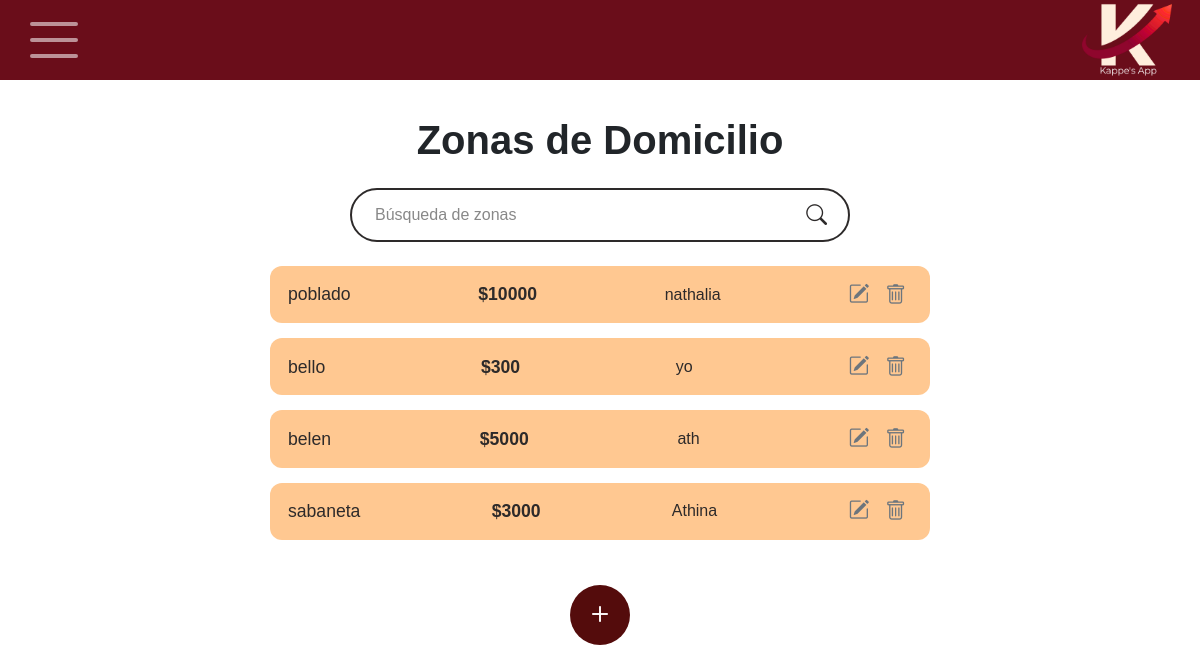
/zonas_domicilio/, run on an earlier commit of the app's database.
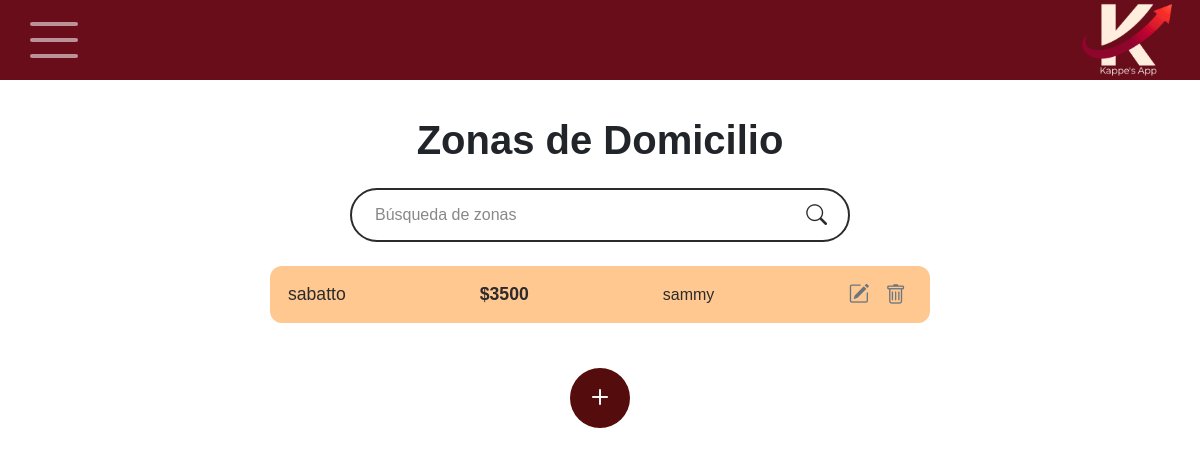
And on a later commit of the database.
### principal/models/zonaDomicilio.py (models this page shows, shortened)
class Domicilio(models.Model):
    lugar = models.CharField(max_length=100)
    descripcion = models.TextField(blank=True, null=True)
    precio = models.DecimalField(max_digits=10, decimal_places=2)
    nombre_cliente = models.CharField(max_length=100, blank=True, null=True)

### principal/views/views_zonas_domicilio.py (the view)
# urls.py: path('zonas_domicilio/', views_zonas_domicilio.zonas_domicilio, name='zonas_domicilio'),
def zonas_domicilio(request):
    query = request.GET.get('q', '')
    domicilios = Domicilio.objects.all()
    if query:
        domicilios = domicilios.filter(
            Q(lugar__icontains=query) | Q(nombre_cliente__icontains=query)
        )
    return render(request, "zonas_domicilio.html", {"domicilios": domicilios})

### templates/zonas_domicilio.html (shortened to what this page needs)
{% extends "base.html" %}
{% load static %}
{% block extra_css %}
<link rel="stylesheet" href="{% static 'css/zonas_domicilio.css' %}">
{% endblock %}
{% block content %}
<div class="inventario-container">
    <h1 class="fw-bold mb-4 text-center">Zonas de Domicilio</h1>
    <form method="get" action="{% url 'zonas_domicilio' %}" class="search-bar mb-4">
        <input type="text" name="q" class="form-control" placeholder="Búsqueda de zonas" value="{{ request.GET.q|default:'' }}">
        <button type="submit" class="btn-search">
            <i class="bi bi-search"></i>
        </button>
    </form>
    <div class="productos-list">
        {% for domicilio in domicilios %}
        <div class="producto-item">
            <span class="nombre">{{ domicilio.lugar }}</span>
            <span class="precio">${{ domicilio.precio|floatformat:0 }}</span>
            <span class="cliente">{{ domicilio.nombre_cliente }}</span>
            <div class="acciones">
                <a href="{% url 'editar_domicilio' domicilio.id %}" class="accion editar">
                    <i class="bi bi-pencil-square"></i>
                </a>
                <form action="{% url 'eliminar_domicilio' domicilio.id %}" method="post" style="display:inline;">
                    <button type="submit" class="accion eliminar"
                        onclick="return confirm('¿Seguro que deseas eliminar esta zona de domicilio?');">
                        <i class="bi bi-trash"></i>
                    </button>
                </form>
            </div>
        </div>
        {% empty %}
        <p class="text-center">No hay domicilios registrados.</p>
        {% endfor %}
        <div class="add-btn-container">
            <a href="{% url 'nuevo_domicilio' %}" class="btn-add">
                <i class="bi bi-plus"></i>
            </a>
        </div>
    </div>
</div>
{% endblock %}

### templates/base.html (shortened to what this page needs)
{% load static %}
<!DOCTYPE html>
<html lang="es">
<head>
  <link href="https://cdn.jsdelivr.net/npm/bootstrap@5.3.0/dist/css/bootstrap.min.css" rel="stylesheet">
  <link rel="stylesheet" href="https://cdn.jsdelivr.net/npm/bootstrap-icons@1.11.3/font/bootstrap-icons.css">
  <link rel="stylesheet" href="{% static 'css/base.css' %}">
  {% block extra_css %}{% endblock %}
</head>
<body>
  <nav class="navbar navbar-dark">
    <div class="container-fluid">
      <button class="navbar-toggler fs-1 shadow-none border-0" type="button" data-bs-toggle="offcanvas" data-bs-target="#menuLateral" aria-controls="menuLateral">
        <span class="navbar-toggler-icon"></span>
      </button>
      <a class="navbar-brand ms-auto" href="{% url 'home' %}">
        <img src="{% static 'img/logo_kappesApp_sinfondo.png' %}" alt="">
      </a>
    </div>
  </nav>
  <div class="container-fluid mt-3">
    {% block content %}{% endblock %}
  </div>
</body>
</html>

### static/css/base.css (style rules this page uses)
body { font-family: Arial, sans-serif; }
.navbar { background-color: #6a0d1a; height: 80px; }
.navbar-brand img { width: 90px; height: 90px; margin-top: -18px; }
.navbar-toggler { margin-top: -18px; }

### static/css/zonas_domicilio.css (style rules this page uses)
.inventario-container { max-width: 700px; margin: 0 auto; padding: 20px; }
.search-bar { display: flex; align-items: left; justify-content: center; border: 2px solid #2d2a2a; border-radius: 30px; padding: 5px 15px; max-width: 500px; margin: 0 auto 25px auto; background-color: #fff; }
.search-bar input { border: none; flex: 1; outline: none; font-size: 1rem; padding: 8px; color: #2d2a2a; background: transparent; }
.search-bar button { background: none; border: none; cursor: pointer; }
.search-bar i { font-size: 1.3rem; color: #2d2a2a; }
.search-bar input::placeholder { color: #888; }
.productos-list { display: flex; flex-direction: column; gap: 15px; margin-top: 20px; }
.producto-item { display: flex; justify-content: space-between; align-items: center; background-color: #ffc891; padding: 12px 18px; border-radius: 12px; }
.producto-item .nombre { font-size: 1.1rem; color: #2d2a2a; }
.producto-item .precio { font-weight: bold; font-size: 1.1rem; color: #2d2a2a; }
.producto-item .cliente { font-size: 1rem; color: #2d2a2a; }
.acciones { display: flex; gap: 10px; }
.acciones .accion { background: none; border: none; font-size: 1.3rem; cursor: pointer; }
.acciones .editar i { color: #6c757d; }
.acciones .eliminar i { color: #6c757d; }
.add-btn-container { display: flex; justify-content: center; margin-top: 30px; }
.btn-add { background-color: #540c0c; color: #fff; font-size: 2rem; border-radius: 50%; width: 60px; height: 60px; display: flex; justify-content: center; align-items: center; text-decoration: none; transition: transform 0.2s ease, background-color 0.3s ease; }

What changed in the data, as far as the page shows it:
removed Domicilio: lugar "poblado", precio "10000", nombre_cliente "nathalia"
removed Domicilio: lugar "bello", precio "300", nombre_cliente "yo"
removed Domicilio: lugar "belen", precio "5000", nombre_cliente "ath"
removed Domicilio: lugar "sabaneta", precio "3000", nombre_cliente "Athina"
added Domicilio: lugar "sabatto", precio "3500", nombre_cliente "sammy"
